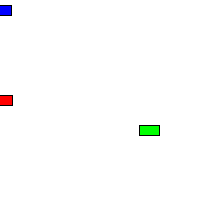
Frame 1 (no input)
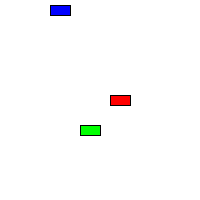
Frame 60 (the mouse pressed at the canvas centre just before this capture)
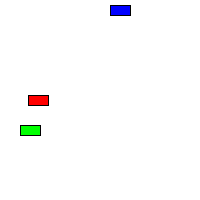
Frame 120 (the mouse held since frame 60 and released just before this capture)

The Processing sketch that drew these frames (run headless with seeded random() and noise(); from frame 60 on, the mouse is pressed at the canvas centre):

// Processing sketch: processing_105758
// ── processing_105758.pde

// http://processing.org/tutorials/objects/
 
// Example: Two Car objects
Car myCar1;
Car myCar2; // Two objects!
Car myCar3;
 
void setup() {
  size(200,200);
  // Parameters go inside the parentheses when the object is constructed.
  myCar1 = new Car(color(255,0,0),0,100,2); 
  myCar2 = new Car(color(0,0,255),0,10,1);
  myCar3 = new Car(color(0,255,0),150,130,-1);
}
 
void draw() {
  background(255);
  myCar1.drive();
  myCar1.display();
  myCar2.drive();
  myCar2.display();
  myCar3.drive();
  myCar3.display();
}
 
// Even though there are multiple objects, we still only need one class. 
// No matter how many cookies we make, only one cookie cutter is needed.
class Car { 
  color c;
  float xpos;
  float ypos;
  float xspeed;
 
  // The Constructor is defined with arguments.
  Car(color tempC, float tempXpos, float tempYpos, float tempXspeed) { 
    c = tempC;
    xpos = tempXpos;
    ypos = tempYpos;
    xspeed = tempXspeed;
  }
 
  void display() {
    stroke(0);
    fill(c);
    rectMode(CENTER);
    rect(xpos,ypos,20,10);
  }
 
  void drive() {
    xpos = xpos + xspeed;
    if (xpos > width) {
      xpos = 0;
      }
    else if (xpos < 0) {
      xpos = 200;
    }
  }
}
